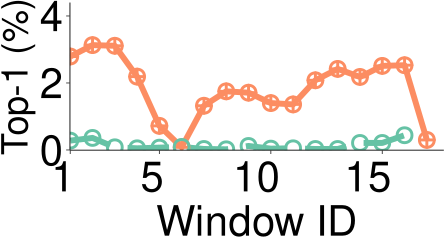

Recreate this plot in R.
library(grid)
library(ggplot2)
library(extrafont)
require("RColorBrewer")
require(scales)
font_import()
loadfonts()

mywidth=4.5
myheight=2.5
my_value=c(1,10)
my_line=c("longdash","solid")

if(T){
    args <- commandArgs(trailingOnly = TRUE)
    x1 <- read.table("prefixDistribution-10000-Linux-all.data",header=TRUE)
    cairo_pdf(file="prefixDistribution-10000-Linux-all.pdf", width=mywidth, height=myheight)
    x1$type <- factor(x1$type, levels=c("Raw","Mixed"), labels=c("Raw","Mixed"))
    ggplot(data=x1, aes(x=ID,y=ratio,shape=type,linetype=type, colour=type)) +
    geom_line(size=2)  + 
        geom_point(size=4, stroke=1.5, fill="white") +
    scale_shape_manual(values=c(my_value)) +
    scale_colour_brewer(palette = "Set2") + 
    scale_linetype_manual(values=c(my_line)) +
    coord_cartesian(ylim=c(0.00195, 0.042), xlim=c(1.75, 17)) +
    scale_x_continuous(breaks=c(1,5,10,15)) +
    scale_y_continuous(breaks=seq(0, 0.04, 0.02), labels=format(seq(0, 4, 2), scientific=FALSE)) +
    ylab("Top-1 (%)") +
    xlab("Window ID") +
    theme_bw() +
    theme(
        panel.grid.major=element_blank(), panel.grid.minor=element_blank(),
	    panel.background=element_blank(), 
	    # panel.border=element_rect(size=0.5),
	    panel.border = element_blank(),
	    axis.line=element_line(colour="black", size=0.3),
	    axis.ticks=element_line(size=0.3),
        axis.text.x=element_text(margin=margin(5,0,0,0), angle=0, hjust=0.8, colour="black", size=30),
        axis.title.y=element_text(size=26,  hjust=0.5),
        axis.text.y=element_text(margin=margin(0, 2, 0, 0),colour="black",size=30),
        axis.title.x=element_text(size=30),
        legend.title = element_blank(),
        legend.key.size=unit(0.3, "cm"),
        legend.text=element_text(size=20),
        # legend.position=c(0.3,0.82),
        legend.position="none",
        legend.direction="vertical",
        legend.margin = margin(t = 0, unit='cm'),
        plot.margin=unit(c(0.1,0.1,0.1,0.1), "cm")
    )
}
